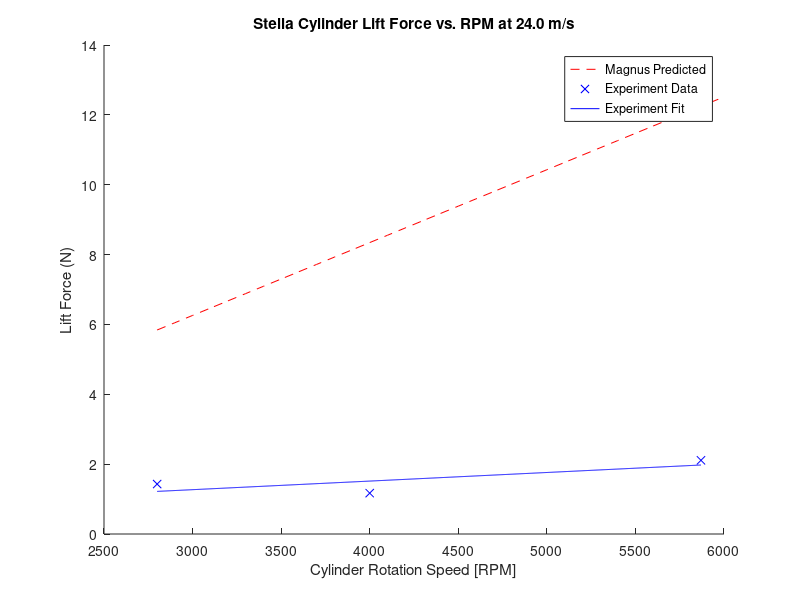
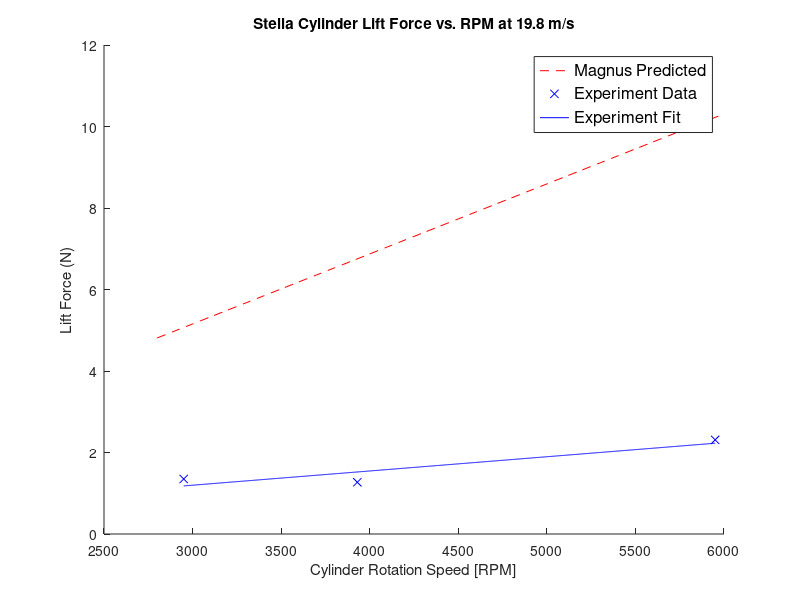
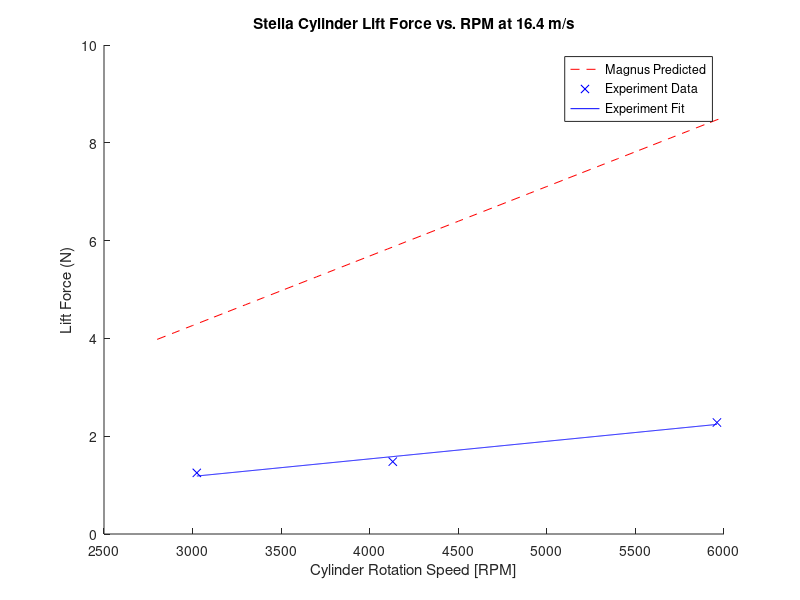
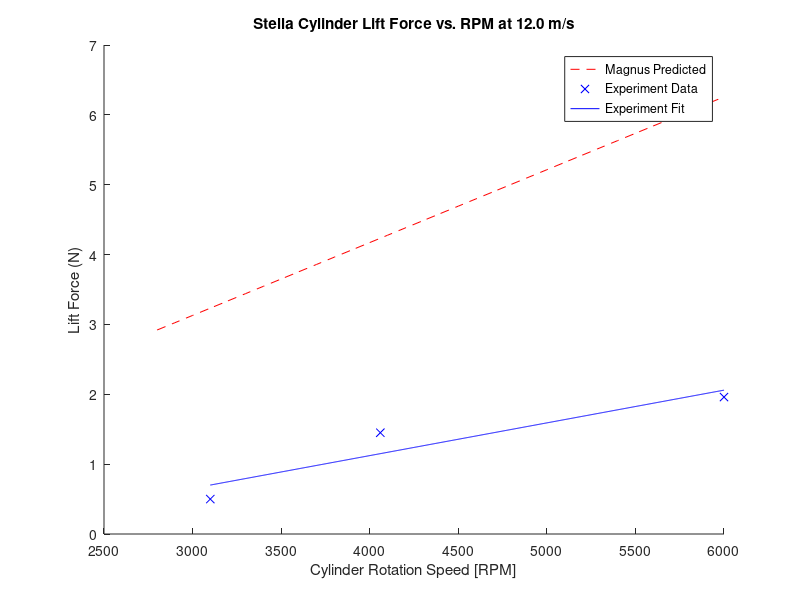

MATLAB code to generate these figures, in order: (Note: this script raises an error after producing the figures.)
clear all;
close all;
clc;
% Magnus Effect Overview
% Variables:
% FL: lift force - measured by force balance
% rho: air density - calculated from the day's atmospheric pressure
% v: air speed - calculated using pitot tube
% G: vortex strength - found using G = 2*pi*r^2*omega
%                                   r: cylinder radius
%                                   omega: RPM in rad/s
% L: length of the cylinder
% FL = rho*v*G*L = rho*v*4*pi^2*r^2*omega*L = rho*v*4*pi^2*r^2*omega*L
% 
% Topics to analyze:
% 1. Effect of changing RPM on lift force at constant wind speed
%       - expect linear relationship
% 2. Effect of changing wind speed on lift force at constant RPM
%       - expect linear relationship
% 3. Effect of linearly increasing wind speed on lift force
%       - expect linear relationship

%%%%%%%%%%%%%%%%%%%%%%%%%%%%%%%%%%%%%%%%%%%%%%%%%%%%%%%%%%
% Authors: Feng, Zhangxi; Popecki, Simon; Skinner, James %
% Course: ME646                                          %
% Project: Cylindrical Airfoil Magnus Effect             %
% Date: May 1, 2017                                      %
%%%%%%%%%%%%%%%%%%%%%%%%%%%%%%%%%%%%%%%%%%%%%%%%%%%%%%%%%%

%% Overall experiment variables
% See attached excel sheet for the experiment data
% windspeeds from pitot tube readings:
speed4 = 24.01946618; % [m/s]
speed3 = 19.78614266;
speed2 = 16.36650742;
speed1 = 12.00973309;
airrho = 1.2093;
% [kg/m^3] from ideal gas law and the barometric pressure of the day


%% 1. Effect of RPM on lift force at constant wind speed for each airfoil

%% stella - r = 57.91/2000; % radius in [m]
rStella = 57.91/2000;
LStella = 0.130175; % length of stella in meters
forceStella = [0.5,1.45,1.96;...
            1.25,1.48,2.28;...
            1.35,1.27,2.31;...
            1.43,1.17,2.11];
RPMStella = [3100,4060,6000;...
            3024,4130,5960;...
            2950,3930,5950;...
            2800,4000,5870]; % convert from [rpm] to [rps]
% expected relationship
RPMMagnusStella = (2800:100:6000); % [rpm]

% FL = 4*pi^2*r^2*rho*v*omega*L
FLStella4 = 4*pi^2*rStella^2*airrho*speed4.*RPMMagnusStella/60*LStella;
FLStella3 = 4*pi^2*rStella^2*airrho*speed3.*RPMMagnusStella/60*LStella;
FLStella2 = 4*pi^2*rStella^2*airrho*speed2.*RPMMagnusStella/60*LStella;
FLStella1 = 4*pi^2*rStella^2*airrho*speed1.*RPMMagnusStella/60*LStella;

% polyfitting data to line
% speed4
stellaFit4 = polyfit(RPMStella(4,:),forceStella(4,:),1);
stellaFit4x = 2800:(5870-2800)/1000:5870;
stellaFit4y = stellaFit4x*stellaFit4(1) + stellaFit4(2);
% speed3
stellaFit3 = polyfit(RPMStella(3,:),forceStella(3,:),1);
stellaFit3x = 2950:(5950-2950)/1000:5950;
stellaFit3y = stellaFit3x*stellaFit3(1) + stellaFit3(2);
% speed2
stellaFit2 = polyfit(RPMStella(2,:),forceStella(2,:),1);
stellaFit2x = 3024:(5960-3024)/1000:5960;
stellaFit2y = stellaFit2x*stellaFit2(1) + stellaFit2(2);
% speed1
stellaFit1 = polyfit(RPMStella(1,:),forceStella(1,:),1);
stellaFit1x = 3100:(6000-3100)/1000:6000;
stellaFit1y = stellaFit1x*stellaFit1(1) + stellaFit1(2);

% speed4 plots
figure;
hold on;
plot(RPMMagnusStella,FLStella4,'r--');
plot(RPMStella(4,:),forceStella(4,:),'bx',stellaFit4x,stellaFit4y,'b');
xlabel('Cylinder Rotation Speed [RPM]');
ylabel('Lift Force (N)');
title('Stella Cylinder Lift Force vs. RPM at 24.0 m/s');
l = legend('Magnus Predicted','Experiment Data','Experiment Fit','Location','best');
%set(l,'FontSize',12);

% speed3 plots
figure;
hold on;
plot(RPMMagnusStella,FLStella3,'r--');
plot(RPMStella(3,:),forceStella(3,:),'bx',stellaFit3x,stellaFit3y,'b');
xlabel('Cylinder Rotation Speed [RPM]');
ylabel('Lift Force (N)');
title('Stella Cylinder Lift Force vs. RPM at 19.8 m/s');
l = legend('Magnus Predicted','Experiment Data','Experiment Fit','Location','best');
set(l,'FontSize',12);

% speed2 plots
figure;
hold on;
plot(RPMMagnusStella,FLStella2,'r--');
plot(RPMStella(2,:),forceStella(2,:),'bx',stellaFit2x,stellaFit2y,'b');
xlabel('Cylinder Rotation Speed [RPM]');
ylabel('Lift Force (N)');
title('Stella Cylinder Lift Force vs. RPM at 16.4 m/s');
l = legend('Magnus Predicted','Experiment Data','Experiment Fit','Location','best');
%set(l,'FontSize',12);

% speed1 plots
figure;
hold on;
plot(RPMMagnusStella,FLStella1,'r--');
plot(RPMStella(1,:),forceStella(1,:),'bx',stellaFit1x,stellaFit1y,'b');
xlabel('Cylinder Rotation Speed [RPM]');
ylabel('Lift Force (N)');
title('Stella Cylinder Lift Force vs. RPM at 12.0 m/s');
l = legend('Magnus Predicted','Experiment Data','Experiment Fit','Location','best');
%set(l,'FontSize',12);

%% Bud - r = 83.82/2000; % radius in [m]
rBud = 83.82/2000; % finding radius from diamter in [mm] to [m]
LBud = 0.1762125; % length of bud cylinder in meters
forceBud = [2.3,3.17,1.65;...
            0,0,0;...
            10.13,21.92,13.91;...
            10.25,13.11,8.97];
RPMBud = [3200,4940,5800;...
        0,0,0;...
        3291,4700,5844;...
        3100,4860,5916]; % convert from [rpm] to [rps]
% expected relationship
RPMMagnusBud = (2500:100:6000); % [rpm]

% FL = 4*pi^2*r^2*rho*v*omega*L
FLBud4 = 4*pi^2*rBud^2*airrho*speed4.*RPMMagnusBud/60*LBud;
FLBud3 = 4*pi^2*rBud^2*airrho*speed3.*RPMMagnusBud/60*LBud;
FLBud2 = 4*pi^2*rBud^2*airrho*speed2.*RPMMagnusBud/60*LBud;
FLBud1 = 4*pi^2*rBud^2*airrho*speed1.*RPMMagnusBud/60*LBud;

% polyfitting data to line
% speed4
budFit4 = polyfit(RPMBud(4,:),forceBud(4,:),1);
budFit4x = 3100:(5916-3100)/1000:5916;
budFit4y = budFit4x*budFit4(1) + budFit4(2);
% speed3
budFit3 = polyfit(RPMBud(3,:),forceBud(3,:),1);
budFit3x = 3291:(5844-3291)/1000:5844;
budFit3y = budFit3x*budFit3(1) + budFit3(2);
% speed1
budFit1 = polyfit(RPMBud(1,:),forceBud(1,:),1);
budFit1x = 3200:(5800-3200)/1000:5800;
budFit1y = budFit1x*budFit1(1) + budFit1(2);

% speed4 plots
figure;
hold on;
plot(RPMMagnusBud,FLBud4,'r--');
plot(RPMBud(4,:),forceBud(4,:),'bx',budFit4x,budFit4y,'b');
xlabel('Cylinder Rotation Speed [RPM]');
ylabel('Lift Force (N)');
title('Bud Heavy Cylinder Lift Force vs. RPM at 24.0 m/s');
l = legend('Magnus Predicted','Experiment Data','Experiment Fit','Location','best');
%set(l,'FontSize',12);

% speed3 plots
figure;
hold on;
plot(RPMMagnusBud,FLBud3,'r--');
plot(RPMBud(3,:),forceBud(3,:),'bx',budFit3x,budFit3y,'b');
xlabel('Cylinder Rotation Speed [RPM]');
ylabel('Lift Force (N)');
title('Bud Heavy Lift Force vs. RPM at 19.8 m/s');
l = legend('Magnus Predicted','Experiment Data','Experiment Fit','Location','best');
%set(l,'FontSize',12);

% speed2 plot for Bud does not exist

% speed1 plots
figure;
hold on;
plot(RPMMagnusBud,FLBud1,'r--');
plot(RPMBud(1,:),forceBud(1,:),'bx',budFit1x,budFit1y,'b');
xlabel('Cylinder Rotation Speed [RPM]');
ylabel('Lift Force (N)');
title('Bud Heavy Cylinder Lift Force vs. RPM at 12.0 m/s');
l = legend('Magnus Predicted','Experiment Data','Experiment Fit','Location','best');
%set(l,'FontSize',12);

%% Quaker - r = 128.27/2000; % radius in [m]
rQuaker = 128.27/2000;
LQuaker = 0.2286; % length of quaker oats cylinder in meters
forceQuaker = [3.72,3.14,4.35;...
            6,4.97,5.26;...
            8.42,7.25,7.67;...
            10.6,15.5,10.43];
RPMQuaker = [3720,4560,5560;...
            3660,4470,5630;...
            3675,4050,5500;...
            3000,3160,5200]; % convert from [rpm] to [rps]
% expected relationship
RPMMagnusQuaker = (2500:100:6000); % [rpm]

% FL = 4*pi^2*r^2*rho*v*omega*L
FLQuaker4 = 4*pi^2*rQuaker^2*airrho*speed4.*RPMMagnusQuaker/60*LQuaker;
FLQuaker3 = 4*pi^2*rQuaker^2*airrho*speed3.*RPMMagnusQuaker/60*LQuaker;
FLQuaker2 = 4*pi^2*rQuaker^2*airrho*speed2.*RPMMagnusQuaker/60*LQuaker;
FLQuaker1 = 4*pi^2*rQuaker^2*airrho*speed1.*RPMMagnusQuaker/60*LQuaker;

% polyfitting data to line
% speed4
quakerFit4 = polyfit(RPMQuaker(4,:),forceQuaker(4,:),1);
quakerFit4x = 3000:(5200-3000)/1000:5200;
quakerFit4y = quakerFit4x*quakerFit4(1) + quakerFit4(2);
% speed3
quakerFit3 = polyfit(RPMQuaker(3,:),forceQuaker(3,:),1);
quakerFit3x = 3675:(5500-3675)/1000:5500;
quakerFit3y = quakerFit3x*quakerFit3(1) + quakerFit3(2);
% speed2
quakerFit2 = polyfit(RPMQuaker(2,:),forceQuaker(2,:),1);
quakerFit2x = 3660:(5630-3660)/1000:5630;
quakerFit2y = quakerFit2x*quakerFit2(1) + quakerFit2(2);
% speed1
quakerFit1 = polyfit(RPMQuaker(1,:),forceQuaker(1,:),1);
quakerFit1x = 3720:(5560-3720)/1000:5560;
quakerFit1y = quakerFit1x*quakerFit1(1) + quakerFit1(2);

% speed4 plots
figure;
hold on;
plot(RPMMagnusQuaker,FLQuaker4,'r--');
plot(RPMQuaker(4,:),forceQuaker(4,:),'bx',quakerFit4x,quakerFit4y,'b');
xlabel('Cylinder Rotation Speed [RPM]');
ylabel('Lift Force (N)');
title('Quaker Oats Cylinder Lift Force vs. RPM at 24.0 m/s');
l = legend('Magnus Predicted','Experiment Data','Experiment Fit','Location','best');
%set(l,'FontSize',12);

% speed3 plots
figure;
hold on;
plot(RPMMagnusQuaker,FLQuaker3,'r--');
plot(RPMQuaker(3,:),forceQuaker(3,:),'bx',quakerFit3x,quakerFit3y,'b');
xlabel('Cylinder Rotation Speed [RPM]');
ylabel('Lift Force (N)');
title('Quaker Oats Cylinder Lift Force vs. RPM at 19.8 m/s');
l = legend('Magnus Predicted','Experiment Data','Experiment Fit','Location','best');
%set(l,'FontSize',12);

% speed2 plots
figure;
hold on;
plot(RPMMagnusQuaker,FLQuaker2,'r--');
plot(RPMQuaker(2,:),forceQuaker(2,:),'bx',quakerFit2x,quakerFit2y,'b');
xlabel('Cylinder Rotation Speed [RPM]');
ylabel('Lift Force (N)');
title('Quaker Oats Cylinder Lift Force vs. RPM at 16.4 m/s');
l = legend('Magnus Predicted','Experiment Data','Experiment Fit','Location','best');
%set(l,'FontSize',12);

% speed1 plots
figure;
hold on;
plot(RPMMagnusQuaker,FLQuaker1,'r--');
plot(RPMQuaker(1,:),forceQuaker(1,:),'bx',quakerFit1x,quakerFit1y,'b');
xlabel('Cylinder Rotation Speed [RPM]');
ylabel('Lift Force (N)');
title('Quaker Oats Cylinder Lift Force vs. RPM at 12.0 m/s');
l = legend('Magnus Predicted','Experiment Data','Experiment Fit','Location','best');
%set(l,'FontSize',12);

%% comparison to theory completed, looking for patterns within the collected
% data
% plot of just the experimental data
% quaker oats cylinder
figure;
hold on;
plot(RPMQuaker(4,:),forceQuaker(4,:),'--*');
plot(RPMQuaker(3,:),forceQuaker(3,:),'--x');
plot(RPMQuaker(2,:),forceQuaker(2,:),'--d');
plot(RPMQuaker(1,:),forceQuaker(1,:),'--s');
grid on;
xlabel('Rotation Speed (RPM)');
ylabel('Life Force (N)');
title({'Measured Lift Force of Quaker Oats Cylinder vs. RPM','at Constant Wind Speeds'});
l = legend('Location','best','24.0 m/s','19.8 m/s','16.4 m/s','12.0 m/s');
%set(l,'FontSize',12);

% Bud Heavy cylinder
figure;
hold on;
plot(RPMBud(4,:),forceBud(4,:),'--*');
plot(RPMBud(3,:),forceBud(3,:),'--x');
plot(RPMBud(1,:),forceBud(1,:),'--s');
grid on;
xlabel('Rotation Speed (RPM)','FontSize',12);
ylabel('Life Force (N)','FontSize',12);
title({'Measured Lift Force of Bud Heavy Cylinder vs. RPM','at Constant Wind Speeds'});
l = legend('Location','northeast','24.0 m/s','19.8 m/s','12.0 m/s');
%set(l,'FontSize',12);
text(3150,24,'16.4 m/s wind speed has no data','FontSize',12);

% Stella cylinder
figure;
hold on;
plot(RPMStella(4,:),forceStella(4,:),'--*');
plot(RPMStella(3,:),forceStella(3,:),'--x');
plot(RPMStella(2,:),forceStella(2,:),'--d');
plot(RPMStella(1,:),forceStella(1,:),'--s');
grid on;
xlabel('Rotation Speed (RPM)');
ylabel('Life Force (N)');
title({'Measured Lift Force of Stella Cylinder vs. RPM','at Constant Wind Speeds'});
l = legend('Location','best','24.0 m/s','19.8 m/s','16.4 m/s','12.0 m/s');
%set(l,'FontSize',12);

%% 2. Effect of changing wind speed on lift force

%% Calculating Reynolds number for 3 cylinders and all 4 speeds 

speeds1to4 = [speed1,speed2,speed3,speed4];
speeds1to5stella = [speed1,speed2,speed3,speed4,29.420];
nu = 15.11e-6; % (m^2/s) kinematic viscosity of air at room temperature

ReStella = speeds1to5stella.*(rStella*2)/nu;
ReBud = speeds1to4.*(rBud*2)/nu;
ReQuaker = speeds1to4.*(rQuaker*2)/nu;
strReStella = sprintf('Re = %1.3d \n',ReStella);
strReBud = sprintf('Re = %1.3d \n',ReBud);
strReQuaker = sprintf('Re = %1.3d \n',ReQuaker);
disp('Stella Reynolds Number for velocities in increasing magnitude (12.0,16.4,19.8,24.0) m/s')
disp(strReStella)
disp('Bud Heavy Reynolds Number for velocities in increasing magnitude (12.0,19.8,24.0) m/s')
disp(strReBud)
disp('Quaker Reynolds Number for velocities in increasing magnitude (12.0,16.4,19.8,24.0) m/s')
disp(strReQuaker)


%% Plotting all the data
% Experiment was conducted to have approximately the same RPM. Assuming the
% difference in lift force from <300 RPM difference is negligible for the
% purpose of seeking a pattern.

speeds = [speed4,speed3,speed2,speed1];

% Stella Cylinder
figure;
hold on;
plot(speeds,forceStella(:,3),'--*');
plot(speeds,forceStella(:,2),'-.x');
plot(speeds,forceStella(:,1),'k:d');
xlim([10 26]);
xlabel('Wind Speeds (m/s)','FontSize',12);
ylabel('Lift Force (N)','FontSize',12);
title({'Effect of Wind Speed on Stella Cylinder Lift Force','Assuming Constant RPM'});
l = legend('Location','southwest','~3000 RPM','~4000 RPM','~6000 RPM');
%set(l,'FontSize',12);

% Bud Cylinder
figure;
hold on;
plot(speeds([1,3,4]),forceBud([1,3,4],3),'--*');
plot(speeds([1,3,4]),forceBud([1,3,4],2),'-.x');
plot(speeds([1,3,4]),forceBud([1,3,4],1),'k:d');
xlim([10 26]);
xlabel('Wind Speeds (m/s)','FontSize',12);
ylabel('Lift Force (N)','FontSize',12);
title({'Effect of Wind Speed on Bud Cylinder Lift Force','Assuming Constant RPM'});
l = legend('Location','best','~3000 RPM','~5000 RPM','~6000 RPM');
%set(l,'FontSize',12);

% Oats Cylinder
figure;
hold on;
plot(speeds,forceQuaker(:,3),'--*');
plot(speeds,forceQuaker(:,2),'-.x');
plot(speeds,forceQuaker(:,1),'k:d');
xlim([10 26]);
xlabel('Wind Speeds (m/s)','FontSize',12);
ylabel('Lift Force (N)','FontSize',12);
title({'Effect of Wind Speed on Oats Cylinder Lift Force','Assuming Constant RPM'});
l = legend('Location','best','~3500 RPM','~4250 RPM','~5500 RPM');
%set(l,'FontSize',12);

%% fitting the wind speed data
stellaWindRPMfit6k = polyfit(speeds',forceStella(:,1),1);
sWRfitx = speeds(4):(speeds(1) - speeds(4))/10:speeds(1);
sWRfity = sWRfitx*stellaWindRPMfit6k(1) + stellaWindRPMfit6k(2);

figure;
plot(speeds,forceStella(:,1),'*',sWRfitx,sWRfity);
xlabel('Wind Speed (m/s)','FontSize',12);
ylabel('Lift Force (N)','FontSize',12);
title('Lift Force vs. Wind Speed Stella Cylinder at ~6000 rpm');
l = legend('Location','best','Data','Best Fit');
%set(l,'FontSize',12);

budWindRPMfit6k = polyfit(speeds([1,3,4])',forceBud([1,3,4],1),1);
bWRfitx = speeds(4):(speeds(1) - speeds(4))/10:speeds(1);
bWRfity = bWRfitx*budWindRPMfit6k(1) + budWindRPMfit6k(2);

figure;
plot(speeds([1,3,4]),forceBud([1,3,4],1),'*',bWRfitx,bWRfity);
xlabel('Wind Speed (m/s)','FontSize',12);
ylabel('Lift Force (N)','FontSize',12);
title('Lift Force vs. Wind Speed Bud Cylinder ~6000 rpm');
l = legend('Location','best','Data','Best Fit');
%set(l,'FontSize',12);

quakerWindRPMfit6k = polyfit(speeds',forceQuaker(:,1),1);
qWRfitx = speeds(4):(speeds(1) - speeds(4))/10:speeds(1);
qWRfity = qWRfitx*quakerWindRPMfit6k(1) + quakerWindRPMfit6k(2);

figure;
plot(speeds,forceQuaker(:,1),'*',qWRfitx,qWRfity);
xlabel('Wind Speed (m/s)','FontSize',12);
ylabel('Lift Force (N)','FontSize',12);
title('Lift Force vs. Wind Speed Quaker Cylinder ~6000 rpm');
l = legend('Location','best','Data','Best Fit');
%set(l,'FontSize',12);

%% 3. Effect of increasing wind speed on a fixed RPM on the lift force

%% Plotting and fitting
windSpeed = [11.12,16.37,20.3,23.59,26.47,29.42]; % [m/s]
liftForce = [0.67,0.61,0.5,0.4,0.36,0.47]; % [N]

windForceFit = polyfit(windSpeed,liftForce,1);
windForcex = linspace(windSpeed(1),windSpeed(end),6);
windForcey = windForcex*windForceFit(1) + windForceFit(2);

%% Error Analysis
% confidence interval-------------------------------------------
% defining the degree of freedom and confidence interval
N = length(windSpeed);
dF = N - (1 + 1);
confidenceLevel = 0.975; % Matlab uses one-tail probability

% finding the t score
t = tinv(confidenceLevel,dF);
% t = 2.3060

% average value of x axis data
xMean = mean(windSpeed);

% the sum of difference of X - xbar squared
SSxx = sum((windSpeed - xMean).^2);

% finding the term of sum of difference of y axis - yfit squared
SSres = sum((liftForce - windForcey).^2);

% finding Syx
Syx = sqrt(SSres/dF);

% fit confidence interval max and min
fitCf = t*Syx*sqrt(1/N + ((windSpeed - xMean).^2)/SSxx);
minFitCf = windForcey - fitCf;
maxFitCf = windForcey + fitCf;

% measurement confidence interval max and min
measCf = t*Syx*sqrt(1 + 1/N + ((windSpeed - xMean).^2)/SSxx);
minMeaCf = windForcey - measCf;
maxMeaCf = windForcey + measCf;
% confidence interval ends--------------------------------------

%% Plotting everythang
figure;
plot(windSpeed,liftForce,'x',windForcex,windForcey);
hold on;
p1 = plot(windSpeed,minFitCf,'r:');
p2 = plot(windSpeed,maxFitCf,'r:');
p3 = plot(windSpeed,minMeaCf,'b--');
p4 = plot(windSpeed,maxMeaCf,'b--');
set(get(get(p2,'Annotation'),'LegendInformation'),...
    'IconDisplayStyle','off');
set(get(get(p4,'Annotation'),'LegendInformation'),...
    'IconDisplayStyle','off');
xlabel('Wind Speed (m/s)','FontSize',12);
ylabel('Lift Force (N)','FontSize',12);
title({'Experimental Lift Force vs. Wind Speed','for the Stella Cylinder'});
l = legend('Location','best','Experiment Data','Best fit line','Confidence of Fit','Confidence of Measurement');
%set(l,'FontSize',12);

%% Calculateing the Coefficient of Lift 
%  THEORETICAL

% Below calculations were done using the equation found 
% in Tokumaru pdf
% Note: in the document a = radius
% CL = Lift/length*rhoair*(velocity.^2)*radius

% Coeffeicient of lift for Stella
CLthStella1 = FLStella1/(LStella*airrho*(speed1^2)*rStella);
CLthStella2 = FLStella2/(LStella*airrho*(speed2^2)*rStella);
CLthStella3 = FLStella3/(LStella*airrho*(speed3^2)*rStella);
CLthStella4 = FLStella4/(LStella*airrho*(speed4^2)*rStella);

% Coeffeicient of lift for Bud Heavy
CLthBud1 = FLBud1/(LBud*airrho*(speed1^2)*rBud);
CLthBud2 = FLBud2/(LBud*airrho*(speed2^2)*rBud);
CLthBud3 = FLBud3/(LBud*airrho*(speed3^2)*rBud);
CLthBud4 = FLBud4/(LBud*airrho*(speed4^2)*rBud);

% Coeffeicient of lift for Oats
CLthQuaker1 = FLQuaker1/(LQuaker*airrho*(speed1^2)*rQuaker);
CLthQuaker2 = FLQuaker2/(LQuaker*airrho*(speed2^2)*rQuaker);
CLthQuaker3 = FLQuaker3/(LQuaker*airrho*(speed3^2)*rQuaker);
CLthQuaker4 = FLQuaker4/(LQuaker*airrho*(speed4^2)*rQuaker);

%% Plot Theoretical Coefficent of Lift

figure
hold on
plot(RPMMagnusStella,CLthStella1,'-')
plot(RPMMagnusStella,CLthStella2,'-')
plot(RPMMagnusStella,CLthStella3,'-')
plot(RPMMagnusStella,CLthStella4,'-')
title('Theoretical Coefficient of Lift for Stella Cylinder')
xlabel('Velocity (m/s)')
ylabel('C_L')
legend('Location','northwest','12.0 m/s','16.4 m/s','19.8 m/s','24.0 m/s')
grid on 

figure
hold on
plot(RPMMagnusBud,CLthBud1,'-')
plot(RPMMagnusBud,CLthBud2,'-')
plot(RPMMagnusBud,CLthBud3,'-')
plot(RPMMagnusBud,CLthBud4,'-')
title('Theoretical Coefficient of Lift for Bud Heavy Cylinder')
xlabel('Velocity (m/s)')
ylabel('C_L')
legend('Location','northwest','12.0 m/s','16.4 m/s','19.8 m/s','24.0 m/s')
grid on 

figure
hold on
plot(RPMMagnusQuaker,CLthQuaker1,'-')
plot(RPMMagnusQuaker,CLthQuaker2,'-')
plot(RPMMagnusQuaker,CLthQuaker3,'-')
plot(RPMMagnusQuaker,CLthQuaker4,'-')
title('Theoretical Coefficient of Lift for Quaker Oat Cylinder')
xlabel('Velocity (m/s)')
ylabel('C_L')
legend('Location','northwest','12.0 m/s','16.4 m/s','19.8 m/s','24.0 m/s')
grid on 


%% Calculateing the Coefficient of Lift 
%  EXPERIMENTAL

% Below calculations were done using the equation found 
% in Tokumaru pdf
% Note: in the document a = radius
% CL = Lift/rhoair*(velocity.^2)*radius

% All speeds in order of smallest to greatest magnitude of velocity
%speedslr = fliplr(speeds);

% Coeffeicient of lift for Stella
% Organized by trial (Constant windpeed, changing rpm)
CLexpStella1 = forceStella(1,:)./(LStella*airrho*(speed1^2)*rStella);
CLexpStella2 = forceStella(2,:)./(LStella*airrho*(speed2^2)*rStella);
CLexpStella3 = forceStella(3,:)./(LStella*airrho*(speed3^2)*rStella);
CLexpStella4 = forceStella(4,:)./(LStella*airrho*(speed4^2)*rStella);

% Constant RPM and changing wind speed for Stella error analysis
CLexpStella5 = liftForce./(LStella*airrho.*(windSpeed.^2)*rStella);
windForceFitCL = polyfit(windSpeed,CLexpStella5,1);
windForcexCL = linspace(windSpeed(1),windSpeed(end),6);
windForceyCL = windForcexCL*windForceFitCL(1) + windForceFitCL(2);
SSresCL = sum((CLexpStella5 - windForceyCL).^2);
SyxCL = sqrt(SSresCL/dF);
fitCfCL = t*SyxCL*sqrt(1/N + ((windSpeed - xMean).^2)/SSxx);
minFitCfCL = windForceyCL - fitCfCL;
maxFitCfCL = windForceyCL + fitCfCL;
measCfCL = t*SyxCL*sqrt(1 + 1/N + ((windSpeed - xMean).^2)/SSxx);
minMeaCfCL = windForceyCL - measCfCL;
maxMeaCfCL = windForceyCL + measCfCL;

% Coeffeicient of lift for Bud Heavy
% Organized by trial (Constant windpeed, changing rpm)
CLexpBud1 = forceBud(1,:)./(LBud*airrho*(speed1^2)*rBud);
CLexpBud3 = forceBud(3,:)./(LBud*airrho*(speed3^2)*rBud);
CLexpBud4 = forceBud(4,:)./(LBud*airrho*(speed4^2)*rBud);

% Coeffeicient of lift for Oats
% Organized by trial (Constant windpeed, changing rpm)
CLexpQuaker1 = forceQuaker(1,:)./(LQuaker*airrho*(speed1^2)*rQuaker);
CLexpQuaker2 = forceQuaker(2,:)./(LQuaker*airrho*(speed2^2)*rQuaker);
CLexpQuaker3 = forceQuaker(3,:)./(LQuaker*airrho*(speed3^2)*rQuaker);
CLexpQuaker4 = forceQuaker(4,:)./(LQuaker*airrho*(speed4^2)*rQuaker);

%% Plot for Experimental Coefficient of Lift

figure
hold on
plot(RPMStella(1,:),CLexpStella1,'--o')
plot(RPMStella(2,:),CLexpStella2,'--X')
plot(RPMStella(3,:),CLexpStella3,'--*')
plot(RPMStella(4,:),CLexpStella4,'--d')
title('Experimental Coefficient of Lift for Stella Cylinder')
xlabel('Cylinder Rotation Speed (RPM)')
ylabel('C_L')
legend('Location','northwest','12.0 m/s','16.4 m/s','19.8 m/s','24.0 m/s')
grid on 

figure
hold on
plot(RPMBud(1,:),CLexpBud1,'--o')
plot(RPMBud(3,:),CLexpBud3,'--X')
plot(RPMBud(4,:),CLexpBud4,'--*')
title('Experimental Coefficient of Lift for Bud Heavy Cylinder')
xlabel('Cylinder Rotation Speed (RPM)')
ylabel('C_L')
legend('Location','northwest','12.0 m/s','19.8 m/s','24.0 m/s')
grid on 

figure
hold on
plot(RPMQuaker(1,:),CLexpQuaker1,'--o')
plot(RPMQuaker(2,:),CLexpQuaker2,'--X')
plot(RPMQuaker(3,:),CLexpQuaker3,'--*')
plot(RPMQuaker(4,:),CLexpQuaker4,'--d')
title('Experimental Coefficient of Lift for Quaker Oat Cylinder')
xlabel('Cylinder Rotation Speed (RPM)')
ylabel('C_L')
legend('Location','northwest','12.0 m/s','16.4 m/s','19.8 m/s','24.0 m/s')
grid on 

figure;
plot(windSpeed,CLexpStella5,'x',windForcexCL,windForceyCL);
hold on;
p1 = plot(windSpeed,minFitCfCL,'r:');
p2 = plot(windSpeed,maxFitCfCL,'r:');
p3 = plot(windSpeed,minMeaCfCL,'b--');
p4 = plot(windSpeed,maxMeaCfCL,'b--');
set(get(get(p2,'Annotation'),'LegendInformation'),...
    'IconDisplayStyle','off');
set(get(get(p4,'Annotation'),'LegendInformation'),...
    'IconDisplayStyle','off');
xlabel('Wind Speed (m/s)','FontSize',12);
ylabel('C_L','FontSize',12);
title({'Experimental Coefficient of Lift vs. Wind Speed','for the Stella Cylinder'});
l = legend('Location','best','Experiment Data','Best fit line','Confidence of Fit','Confidence of Measurement');

%% Experimental vs Theoretical CL

CLfitStella1 = polyfit(RPMStella(1,:),CLexpStella1,1);
CLfitStella2 = polyfit(RPMStella(2,:),CLexpStella2,1);
CLfitStella3 = polyfit(RPMStella(3,:),CLexpStella3,1);
CLfitStella4 = polyfit(RPMStella(4,:),CLexpStella4,1);
bfStella1 = RPMStella(1,:)*CLfitStella1(1) + CLfitStella1(2);
bfStella2 = RPMStella(2,:)*CLfitStella2(1) + CLfitStella2(2);
bfStella3 = RPMStella(3,:)*CLfitStella3(1) + CLfitStella3(2);
bfStella4 = RPMStella(4,:)*CLfitStella4(1) + CLfitStella4(2);

figure
hold on
plot(RPMStella(1,:),CLexpStella1,'bo')
plot(RPMStella(2,:),CLexpStella2,'rx')
plot(RPMStella(3,:),CLexpStella3,'kd')
plot(RPMStella(4,:),CLexpStella4,'c*')
bf1 = plot(RPMStella(1,:),bfStella1,'b-');
bf2 = plot(RPMStella(2,:),bfStella2,'r-');
bf3 = plot(RPMStella(3,:),bfStella3,'k-');
bf4 = plot(RPMStella(4,:),bfStella4,'c-');
plot(RPMMagnusStella,CLthStella1,'b--')
plot(RPMMagnusStella,CLthStella2,'r--')
plot(RPMMagnusStella,CLthStella3,'k--')
plot(RPMMagnusStella,CLthStella4,'c--')
title({'Experimental vs Theoretical Coefficient of Lift','for the Stella Cylinder'})
xlabel('Cylinder Rotation Speed (RPM)')
ylabel('C_L')
text(4000,bfStella1(3),'Experimental Best Fit line \downarrow','verticalalignment','top')
text(3500,CLthStella1(end-3),'Dashed lines represent theoretical C_L \downarrow','verticalalignment','top')
legend([bf1 bf2 bf3 bf4],{'12.0 m/s','16.4 m/s','19.8 m/s','24.0 m/s'},'Location','northwest')

grid on 

%% Vortex Shedding 

% Below approximation generally holds true for range of Reynolds numbers in
% 250 < Re < 2x10^5

% Strouhal Number
StStella = 0.198*(1 - 19.7./ReStella);
StBud = 0.198*(1 - 19.7./ReBud);
StQuaker = 0.198*(1 - 19.7./ReQuaker);

% f = St*v_wind/diameter
% Vortex frequency
fvStella = StStella.*speeds1to5stella/(rStella*2);
fvBud = StBud.*speeds1to4/(rBud*2);
fvQuaker = StQuaker.*speeds1to4/(rQuaker*2);

%% Misc Info

MStoMPH = 2.23694; % m/s to mph

mph1 = speed1*MStoMPH; % slowest test speed m/s to mph
mph4 = speed4*MStoMPH; % fastest for most tests m/s to mph
mphMAX = windSpeed(end)*MStoMPH; % Max wind speed for stella on the last test

mphstr1 = sprintf('Our slowest test wind speed of %1.1f m/s = %1.1f mph',speed1,mph1);
mphstr2 = sprintf('Our "fastest" test wind speed (for our primary tests of 3 cylinders) of %1.1f m/s = %1.1f mph',speed4,mph4);
mphstr3 = sprintf('Our MAX test wind speed on Stella was %1.1f m/s = %1.1f mph',windSpeed(end),mphMAX);

disp(mphstr1)
disp(mphstr2)
disp(mphstr3)

%%

omega0_Stella1 = RPMStella(1,:)/60*2*pi*rStella/speed1;
omega0_Stella2 = RPMStella(2,:)/60*2*pi*rStella/speed2;
omega0_Stella3 = RPMStella(3,:)/60*2*pi*rStella/speed3;
omega0_Stella4 = RPMStella(4,:)/60*2*pi*rStella/speed4;

omega0_Quaker1 = RPMQuaker(1,:)/60*2*pi*rQuaker/speed1;
omega0_Quaker2 = RPMQuaker(2,:)/60*2*pi*rQuaker/speed2;
omega0_Quaker3 = RPMQuaker(3,:)/60*2*pi*rQuaker/speed3;
omega0_Quaker4 = RPMQuaker(4,:)/60*2*pi*rQuaker/speed4;

omega0 = [omega0_Stella1(1),omega0_Stella2(1:2),omega0_Stella3,omega0_Stella4,...
    omega0_Quaker1(1:2),omega0_Quaker2,omega0_Quaker3,omega0_Quaker4];
CLexp = [CLexpStella1(1),CLexpStella2(1:2),CLexpStella3,CLexpStella4,...
    CLexpQuaker1(1:2),CLexpQuaker2,CLexpQuaker3,CLexpQuaker4];

[omegafit,S] = polyfit(omega0.^0.3,CLexp,1);
% R^2 values for the fit
disp(['R^2 Value of the Fit: ',num2str(1 - S.normr^2 / norm(CLexp-mean(CLexp))^2)]);
omega0Fit = linspace(0,3.5,100);
% CLFit = omega0Fit.^(0.08);
CLFit = (omega0Fit-0.3).^0.3;

figure;
hold on;
pp4 = plot(omega0_Stella1([2,3]),CLexpStella1([2,3]),'kX');
plot(omega0_Stella2(3),CLexpStella2(3),'kX',omega0_Quaker1(3),CLexpQuaker1(3),'kX');
plot(omega0_Stella1(1),CLexpStella1(1),'b*');
pp1 = plot(omega0_Stella2([1,2]),CLexpStella2([1,2]),'b*');
plot(omega0_Stella3,CLexpStella3,'b*');
plot(omega0_Stella4,CLexpStella4,'b*');

pp2 = plot(omega0_Quaker1([1,2]),CLexpQuaker1([1,2]),'r*');
plot(omega0_Quaker2,CLexpQuaker2,'r*');
plot(omega0_Quaker3,CLexpQuaker3,'r*');
plot(omega0_Quaker4,CLexpQuaker4,'r*');
pp3 = plot(omega0Fit(9:end),CLFit(9:end),'--');

box;

xlabel('\Omega_0 (normalized speed)','FontSize',12);
ylabel('C_L','FontSize',12);
legend([pp1 pp2 pp3 pp4],...
    {'Stella C_L','Quaker Oats C_L','Suggested Relationship','Outlaying data not considered for the fit'},...
    'Location','southeast')
